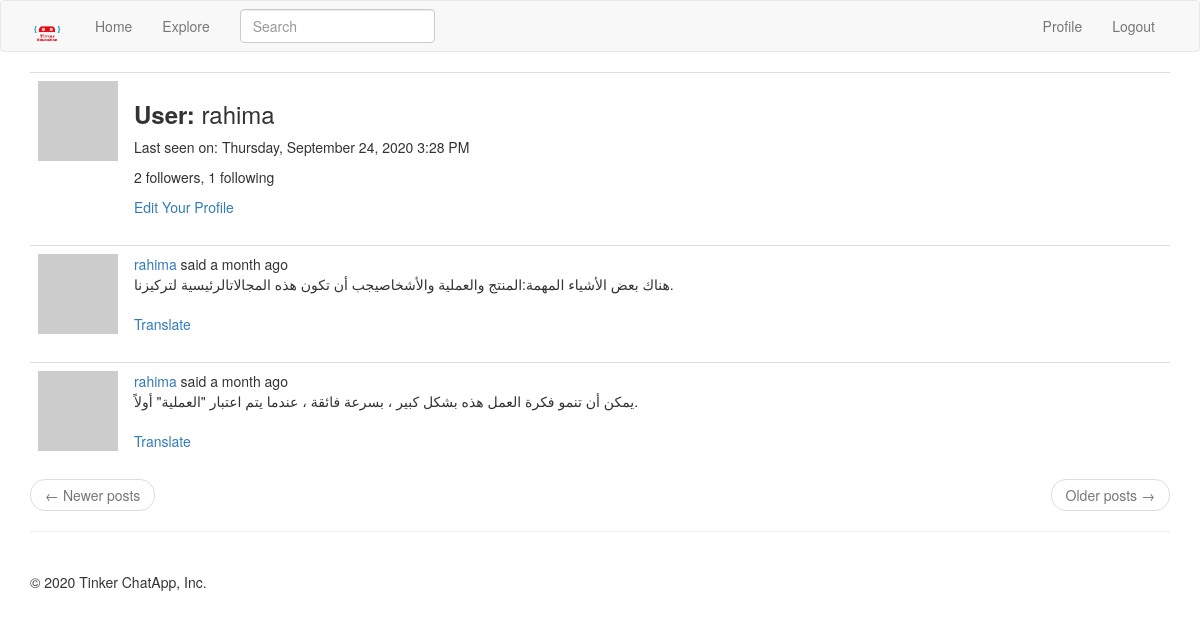
Page /main/profile/rahima (signed in) on the earlier database version.
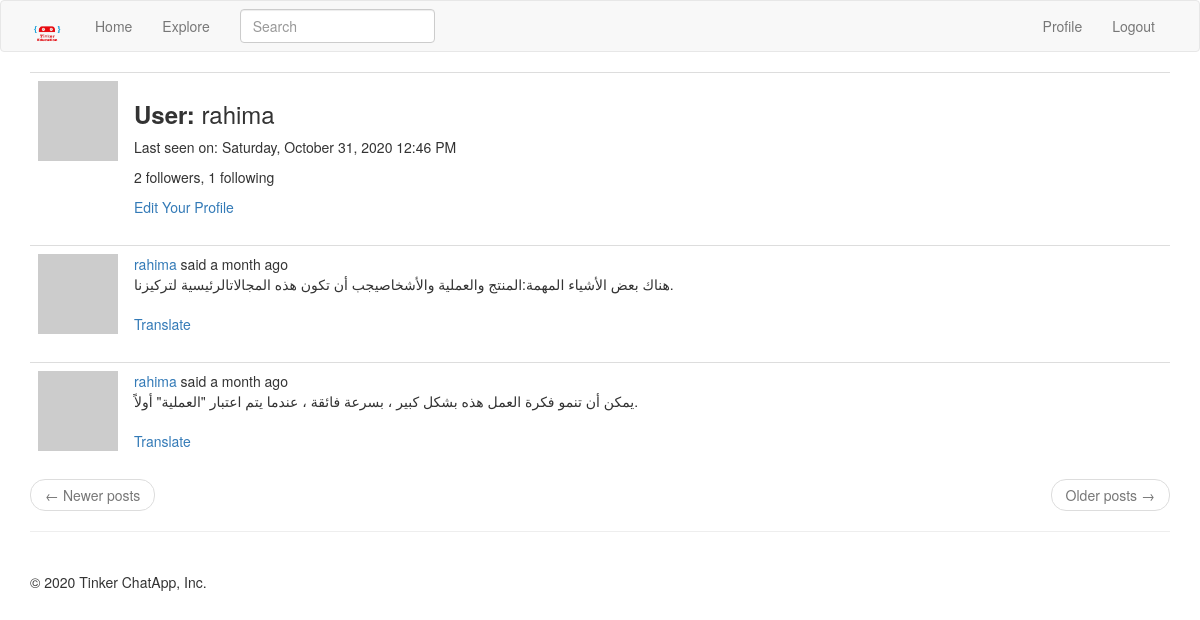
Same page on the later database version.
### app/models.py (models this page shows, shortened)
class User( UserMixin ,db.Model):
    id = db.Column(db.Integer, primary_key = True)
    username = db.Column(db.String(64), unique = True, index = True)
    email = db.Column(db.String(120), unique = True, index = True)
    password_hash = db.Column(db.String(128))
    posts = db.relationship('Post', backref = 'author', lazy = 'dynamic')
    about_me = db.Column(db.String(140))
    last_seen = db.Column(db.DateTime, default = datetime.utcnow)
    messages_sent = db.relationship('Message', foreign_keys='Message.sender_id', backref='author', lazy = 'dynamic')
    messages_received = db.relationship('Message', foreign_keys='Message.recipient_id', backref='recipient', lazy='dynamic')
    last_message_read_time = db.Column(db.DateTime)
    followed = db.relationship(
        'User',
        secondary = followers,
        primaryjoin = (followers.c.follower_id == id),
        secondaryjoin = (followers.c.followed_id == id),
        backref = db.backref('followers', lazy = 'dynamic'),
        lazy = 'dynamic'
    )
    def avatar(self, size):
        digest = md5(self.email.lower().encode('utf-8')).hexdigest()
        return 'https://www.gravatar.com/avatar/{}?d=identicon&s={}'.format(digest, size)

class SearchableMixin(object):
    @classmethod
    def before_commit(cls, session):
        session._changes = {
            'add': list(session.new),
            'update': list(session.dirty),
            'delete': list(session.deleted)
        }
    @classmethod
    def after_commit(cls, session):
        for obj in session._changes['add']:
            if isinstance(obj, SearchableMixin):
                add_to_index(obj.__tablename__, obj)
        for obj in session._changes['update']:
            if isinstance(obj, SearchableMixin):
                add_to_index(obj.__tablename__,obj)
        for obj in session._changes['delete']:
            if isinstance(obj, SearchableMixin):
                remove_from_index(obj.__tablename__, obj)
        session._changes = None

class Post(SearchableMixin, db.Model):
    __searchable__ = ['body']
    id = db.Column(db.Integer, primary_key = True)
    body = db.Column(db.String(140))
    timestamp = db.Column(db.DateTime, index = True, default = datetime.utcnow)
    user_id = db.Column(db.Integer, db.ForeignKey('user.id'))
    language = db.Column(db.String(5))

### app/main/routes.py (the view)
@bp.route('/profile/<username>')
@login_required
def profile(username):
    user = User.query.filter_by(username = username).first_or_404()
    form = EmptyForm()
    page = request.args.get('page', 1, type=int)
    posts = user.posts.order_by(Post.timestamp.desc()).paginate(
        page, current_app.config['POSTS_PER_PAGE'], False
    )
    next_url = url_for('main.profile', username = username, page = posts.next_num) \
        if posts.has_next else None
    prev_url = url_for('main.profile', username = username, page = posts.prev_num) \
        if posts.has_prev else None
    return render_template('main/profile.html', title = _('Profile'), user = user, form = form, posts = posts.items, next_url = next_url, prev_url = prev_url)

### app/main/forms.py
class SearchForm(FlaskForm):
    q = StringField(_('Search'), validators = [DataRequired()])
    def __init__(self, *args, **kwargs):
        if 'formdata' not in kwargs:
            kwargs['formdata'] = request.args
        if 'csrf_enabled' not in kwargs:
            kwargs['csrf_enabled'] = False
        super(SearchForm, self).__init__(*args, **kwargs)

class EmptyForm(FlaskForm):
    submit = SubmitField('Submit')

### app/main/routes.py (called while the page is built)
@bp.before_app_request
def before_request():
    if current_user.is_authenticated:
        current_user.last_seen = datetime.utcnow()
        db.session.commit()
        g.search_form= SearchForm()
    g.locale = str(get_locale())

### app/models.py (called while the page is built)
@login.user_loader
def load_user(id):
    return User.query.get(int(id))

### app/templates/main/profile.html (shortened to what this page needs)
{% extends 'main/base.html' %}
{% import 'bootstrap/wtf.html' as wtf %}
{% block app_content %}
    <table class="table">
        <tr valign = 'top'>
            <td width = '70px'>
                <img src="{{ user.avatar(128) }}">
            </td>
            <td>
                <h3><b>{{ _('User') }}: </b>{{ user.username }}</h3>
                {% if user.last_seen %}<p>{{ _('Last seen on') }}: {{ moment(user.last_seen).format('LLLL') }}</p>{% endif %}
                <p>{{ user.followers.count() }} followers, {{ user.followed.count() }} following</p>
                {% if user == current_user %}
                    <a href="{{ url_for('main.edit_profile') }}">{{ _('Edit Your Profile') }}</a>
                {% endif %}
            </td>
        </tr>
    </table>
    {% for post in posts %}
        {% include 'main/_posts.html' %}
    {% endfor %}
    <nav aria-label="...">
        <ul class="pager">
            <li class="previous{% if not prev_url %} disabled{% endif %}">
                <a href="{{ prev_url or '#' }}">
                    <span aria-hidden="true">&larr;</span> {{ _('Newer posts') }}
                </a>
            </li>
            <li class="next{% if not next_url %} disabled{% endif %}">
                <a href="{{ next_url or '#' }}">
                    {{ _('Older posts') }} <span aria-hidden="true">&rarr;</span>
                </a>
            </li>
        </ul>
    </nav>
{% endblock %}

### app/templates/main/base.html (shortened to what this page needs)
{% extends 'bootstrap/base.html' %}
{% block head %}
{{super()}}
{% endblock %}
{% block navbar %}
<nav class="navbar navbar-default">
    <div class="container">
        <div class="navbar-header">
            <a class="navbar-brand" href="{{ url_for('main.home') }}"><img src="{{url_for('static', filename = 'images/tinker_logo.png')}}" width="35", height="35"></a>
        </div>
        <div class="collapse navbar-collapse" id="bs-example-navbar-collapse-1">
            <ul class="nav navbar-nav">
                <li><a href="{{ url_for('main.home') }}">Home</a></li>
                <li><a href="{{ url_for('main.explore') }}">Explore</a></li>
            </ul>
            {% if g.search_form %}
                <form action="{{ url_for('main.search') }}" method="GET" class="navbar-form navbar-left">
                    <div class="form-group">
                        {{ g.search_form.q(size = 20, class = 'form-control', placeholder = g.search_form.q.label.text) }}
                    </div>
                </form>
            {% endif %}
            <ul class="nav navbar-nav navbar-right">
            {% if current_user.is_anonymous %}
                <li><a href="{{ url_for('auth.login') }}">Login</a></li>
            {% else %}
                <li><a href="{{ url_for('main.profile', username = current_user.username) }}">Profile</a></li>
                <li><a href="{{ url_for('auth.logout') }}">Logout</a></li>
            {% endif %}
        </div>
    </div>
</nav>
{% endblock %}
{% block content %}
    <div class="container">
        {% block app_content %}
        {% endblock %}
        <hr><br>{{super()}}
        {%- block footer %}
            <footer>&copy; {{moment().format('YYYY') }} Tinker ChatApp, Inc.</footer>
        {%- endblock footer %}
    </div>
{% endblock %}

### app/templates/main/_posts.html (shortened to what this page needs)
<table class="table table-hover">
    <tr valign = 'top'>
        <td width="70px">
            <a href="{{ url_for('main.profile', username=post.author.username) }}">
                <img src="{{ post.author.avatar(36) }}" />
            </a>
        </td>
        <td>
            {{ _('%(username)s said %(when)s',
                username=user_link, when=moment(post.timestamp).fromNow()) }}
            <br>
            <span id="post{{ post.id }}">{{ post.body }}</span>
            {% if post.language and post.language != g.locale %}
                <br><br>
                <span id="translation{{ post.id }}">
                    <a href="javascript:translate(
                                '#post{{ post.id }}',
                                '#translation{{ post.id }}',
                                '{{ post.language }}',
                                '{{ g.locale }}');">{{ _('Translate') }}</a>
                </span>
            {% endif %}
        </td>
    </tr>
</table>

Differences in the rows shown:
changed User "rahima": last_seen "Thursday, September 24, 2020 3:28 PM" → "Saturday, October 31, 2020 12:46 PM"
